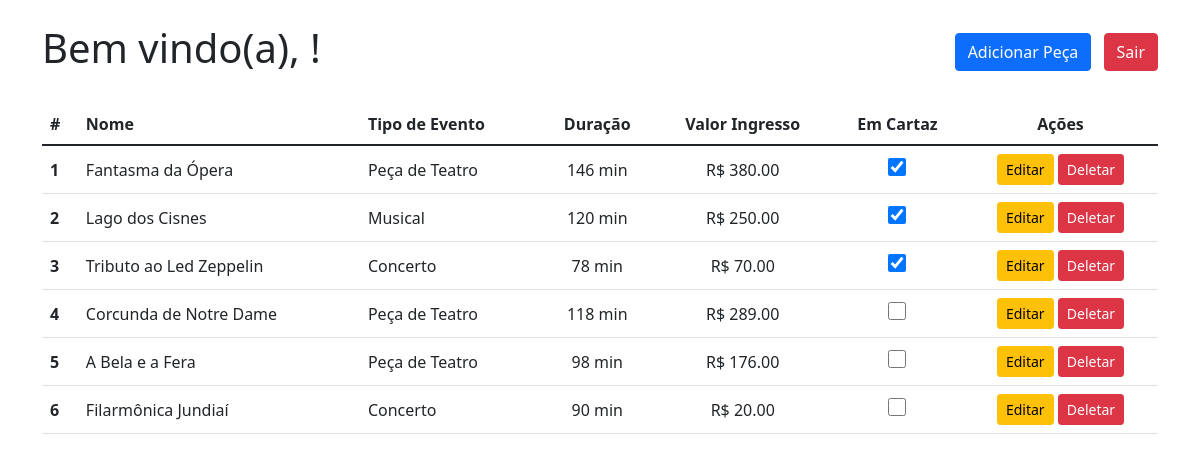
The app's page /P2-PHP/eventos/lista.php (signed in) with its own data.
### tables this page shows
CREATE TABLE eventos(
	codigo int(4) PRIMARY KEY NOT NULL AUTO_INCREMENT,
	nome varchar(40) NOT NULL,
	tipo_evento varchar(30) NOT NULL,
	duracao int(3) NOT NULL,
	valor_ingresso float(5,2) NOT NULL,
	em_cartaz set("S","N") NOT NULL
);

### P2-PHP/eventos/lista.php (the view, shortened to what this page needs)
<?php
include "../includes/verificaLogin.php";
?>
<!doctype html>
<html lang="en">
<head>
   <link href="https://cdn.jsdelivr.net/npm/bootstrap@5.1.3/dist/css/bootstrap.min.css" rel="stylesheet">
</head>
<body>
   <?php
   include "includes/conexao.php";
   $result = $mysqli->query("SELECT * FROM `eventos`") or die($mysqli->error);
   ?>
   <main class="container">
      <header class="d-flex justify-content-between align-items-center">
         <div class="mt-4 mb-4">
            <h1><?php echo  "Bem vindo(a), " . ucfirst($user[0]) . "!"; ?></h1>
         </div>
         <div class="mt-4 mb-4">
            <button class="btn btn-primary me-2" data-bs-toggle="modal" data-bs-target="#modal">Adicionar Peça</button>
            <a href="../login.php?exit=true"><button class="btn btn-danger">Sair</button></a>
         </div>
      </header>
      <div class="table-responsive">
         <table class="table align-middle">
            <thead>
               <th>#</th>
               <th>Nome</th>
               <th>Tipo de Evento</th>
               <th class="text-center">Duração</th>
               <th class="text-center">Valor Ingresso</th>
               <th class="text-center">Em Cartaz</th>
               <th class="text-center" colspan="2">Ações</th>
            </thead>
            <?php
            while ($row = $result->fetch_assoc()) : ?>
               <tr>
                  <th><?php echo $row["codigo"]; ?></th>
                  <td><?php echo $row["nome"]; ?></td>
                  <td><?php echo $row["tipo_evento"]; ?></td>
                  <td class="text-center"><?php echo $row["duracao"]; ?> min</td>
                  <td class="text-center">R$ <?php echo $row["valor_ingresso"]; ?></td>
                  <td class="text-center"><input type="checkbox" onclick="return false" style="width: 18px; height: 18px;" <?php if ($row["em_cartaz"] == "S") : ?> checked><?php endif; ?></td>
                  <td class="text-center">
                     <a href="edit.php?codigo=<?php echo $row["codigo"]; ?>" class="btn btn-warning btn-sm">Editar</a>
                     <a href="process.php?delete=<?php echo $row["codigo"]; ?>" class="btn btn-danger btn-sm">Deletar</a>
                  </td>
               </tr>
            <?php endwhile; ?>
         </table>
      </div>
   </main>
</body>
</html>

### records on screen
eventos: codigo "1", nome "Fantasma da Ópera", tipo_evento "Peça de Teatro", duracao "146", valor_ingresso "380.00", em_cartaz "☑"
eventos: codigo "2", nome "Lago dos Cisnes", tipo_evento "Musical", duracao "120", valor_ingresso "250.00", em_cartaz "☑"
eventos: codigo "3", nome "Tributo ao Led Zeppelin", tipo_evento "Concerto", duracao "78", valor_ingresso "70.00", em_cartaz "☑"
eventos: codigo "4", nome "Corcunda de Notre Dame", tipo_evento "Peça de Teatro", duracao "118", valor_ingresso "289.00"
eventos: codigo "5", nome "A Bela e a Fera", tipo_evento "Peça de Teatro", duracao "98", valor_ingresso "176.00"
eventos: codigo "6", nome "Filarmônica Jundiaí", tipo_evento "Concerto", duracao "90", valor_ingresso "20.00"
